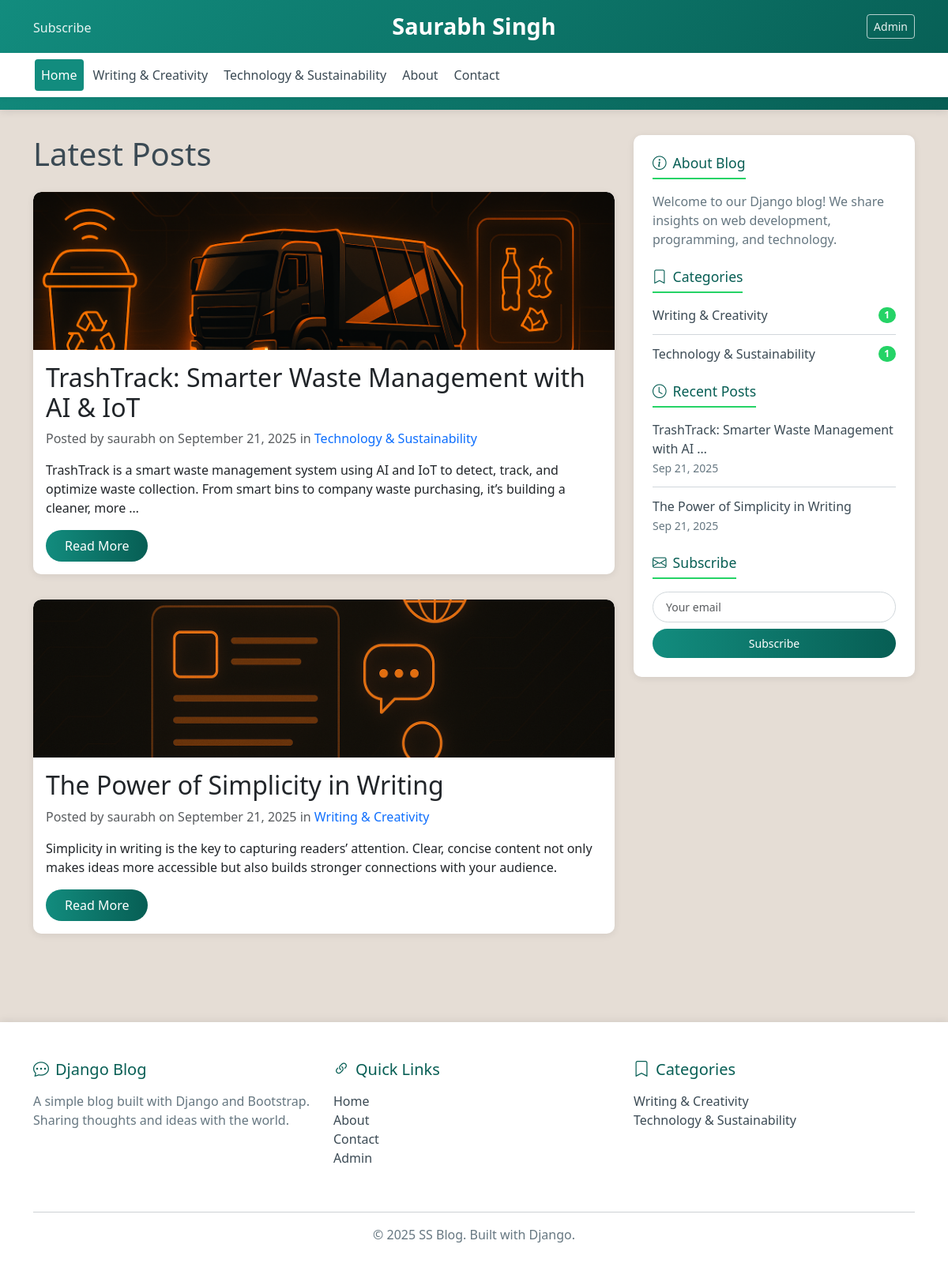
The page / on the database its author committed.
### blog/models.py (models this page shows, shortened)
class Category(models.Model):
    name = models.CharField(max_length=100)
    slug = models.SlugField(unique=True)

class Post(models.Model):
    STATUS_CHOICES = (
        ('draft', 'Draft'),
        ('published', 'Published'),
    )
    title = models.CharField(max_length=200)
    slug = models.SlugField(unique_for_date='publish_date')
    author = models.ForeignKey(User, on_delete=models.CASCADE)
    content = models.TextField()
    excerpt = models.TextField(max_length=300, blank=True)
    category = models.ForeignKey(Category, on_delete=models.SET_NULL, null=True)
    publish_date = models.DateTimeField(default=timezone.now)
    created_date = models.DateTimeField(auto_now_add=True)
    updated_date = models.DateTimeField(auto_now=True)
    status = models.CharField(max_length=10, choices=STATUS_CHOICES, default='draft')
    featured_image = models.ImageField(upload_to='blog/images/', blank=True, null=True)
    class Meta:
        ordering = ['-publish_date']
    def get_absolute_url(self):
        return reverse('blog:post_detail', args=[self.publish_date.year,
                                                self.publish_date.month,
                                                self.publish_date.day,
                                                self.slug])

### blog/views.py (the view)
# urls.py: path('', views.post_list, name='post_list'),
def post_list(request):
    posts = Post.objects.filter(status='published')
    paginator = Paginator(posts, 5)
    page_number = request.GET.get('page')
    page_obj = paginator.get_page(page_number)
    context = {
        'page_obj': page_obj,
        **get_common_context(),
    }
    return render(request, 'blog/post_list.html', context)

### blog/views.py (called while the page is built)
def get_common_context():
    return {
        'categories': Category.objects.all(),
        'recent_posts': Post.objects.filter(status='published')[:5],
    }

### templates/blog/post_list.html (shortened to what this page needs)
{% extends 'blog/base.html' %}
{% block content %}
    <h1 class="mb-4">Latest Posts</h1>
    {% for post in page_obj %}
        <article class="card post-card">
            {% if post.featured_image %}
                <img src="{{ post.featured_image.url }}" class="card-img-top" alt="{{ post.title }}">
            {% endif %}
            <div class="card-body">
                <h2 class="card-title">
                    <a href="{{ post.get_absolute_url }}" class="text-decoration-none text-dark">
                        {{ post.title }}
                    </a>
                </h2>
                <p class="text-muted">
                    Posted by {{ post.author }} on {{ post.publish_date|date:"F j, Y" }}
                    {% if post.category %}
                        in <a href="{% url 'blog:category_posts' post.category.slug %}" class="text-decoration-none">
                            {{ post.category.name }}
                        </a>
                    {% endif %}
                </p>
                <p class="card-text">{{ post.excerpt|default:post.content|truncatewords:30 }}</p>
                <a href="{{ post.get_absolute_url }}" class="btn btn-primary">Read More</a>
            </div>
        </article>
    {% empty %}
        <p>No posts available.</p>
    {% endfor %}
{% endblock %}

### templates/blog/base.html (shortened to what this page needs)
<!DOCTYPE html>
<html lang="en">
<head>
    <link href="https://cdn.jsdelivr.net/npm/bootstrap@5.3.0/dist/css/bootstrap.min.css" rel="stylesheet">
    <link rel="stylesheet" href="https://cdn.jsdelivr.net/npm/bootstrap-icons@1.10.0/font/bootstrap-icons.css">
</head>
<body>
    <div class="app-container">
        {% include "blog/includes/header.html" %}
        <div class="main-content">
            <div class="container">
                <div class="row">
                    <main class="col-lg-8">
                        {% block content %}{% endblock %}
                    </main>
                    <aside class="col-lg-4">
                        {% include "blog/includes/sidebar.html" %}
                    </aside>
                </div>
            </div>
        </div>
        {% include "blog/includes/footer.html" %}
    </div>
</body>
</html>

### templates/blog/includes/header.html (shortened to what this page needs)
<header class="blog-header py-3">
            <div class="container">
                <div class="row flex-nowrap justify-content-between align-items-center">
                    <div class="col-4 pt-1">
                        <a class="text-decoration-none" href="{% url 'blog:post_list' %}">Subscribe</a>
                    </div>
                    <div class="col-4 text-center">
                        <a class="blog-header-logo text-decoration-none" href="{% url 'blog:post_list' %}">
                            <h1>Saurabh Singh</h1>
                        </a>
                    </div>
                    <div class="col-4 d-flex justify-content-end align-items-center">
                        <a target="_blank" class="btn btn-sm btn-outline-secondary" href="/admin/">Admin</a>
                    </div>
                </div>
            </div>
            <nav class="navbar navbar-expand-lg navbar-light bg-light mt-3">
                <div class="container">
                    <div class="collapse navbar-collapse" id="navbarNav">
                        <ul class="navbar-nav me-auto">
                            <li class="nav-item">
                                <a class="nav-link {% if request.resolver_match.url_name == 'post_list' %}active{% endif %}"
                                   href="{% url 'blog:post_list' %}">Home</a>
                            </li>
                            {% for category in categories %}
                            <li class="nav-item">
                                <a class="nav-link {% if request.resolver_match.url_name == 'category_posts' and category.slug in request.path %}active{% endif %}"
                                   href="{% url 'blog:category_posts' category.slug %}">
                                    {{ category.name }}
                                </a>
                            </li>
                            {% endfor %}
                            <li class="nav-item">
                                <a class="nav-link" href="#">About</a>
                            </li>
                            <li class="nav-item">
                                <a class="nav-link" href="#">Contact</a>
                            </li>
                        </ul>
                    </div>
                </div>
            </nav>
        </header>

### templates/blog/includes/sidebar.html (shortened to what this page needs)
<div class="sidebar">
                            <div class="mb-4">
                                <h4><i class="bi bi-info-circle me-2"></i>About Blog</h4>
                                <p class="text-muted">Welcome to our Django blog! We share insights on web development, programming, and technology.</p>
                            </div>
                            <div class="mb-4">
                                <h4><i class="bi bi-bookmark me-2"></i>Categories</h4>
                                <ul class="list-unstyled">
                                    {% for category in categories %}
                                    <li>
                                        <a href="{% url 'blog:category_posts' category.slug %}" class="text-decoration-none d-flex justify-content-between align-items-center">
                                            <span>{{ category.name }}</span>
                                            <span class="badge rounded-pill" style="background-color: var(--whatsapp-light); color: white;">{{ category.post_set.count }}</span>
                                        </a>
                                    </li>
                                    {% empty %}
                                    <li class="text-muted">No categories yet.</li>
                                    {% endfor %}
                                </ul>
                            </div>
                            <div class="mb-4">
                                <h4><i class="bi bi-clock me-2"></i>Recent Posts</h4>
                                <ul class="list-unstyled">
                                    {% for post in recent_posts %}
                                    <li>
                                        <a href="{{ post.get_absolute_url }}" class="text-decoration-none">
                                            {{ post.title|truncatewords:6 }}
                                        </a>
                                        <br>
                                        <small class="text-muted">{{ post.publish_date|date:"M j, Y" }}</small>
                                    </li>
                                    {% empty %}
                                    <li class="text-muted">No recent posts.</li>
                                    {% endfor %}
                                </ul>
                            </div>
                            <div>
                                <h4><i class="bi bi-envelope me-2"></i>Subscribe</h4>
                                <form method="post" action="#">
                                    <div class="mb-2">
                                        <input type="email" class="form-control form-control-sm" placeholder="Your email" required>
                                    </div>
                                    <button type="submit" class="btn btn-primary btn-sm w-100">Subscribe</button>
                                </form>
                            </div>
                        </div>

### templates/blog/includes/footer.html
        <footer class="blog-footer mt-5 py-5">
            <div class="container">
                <div class="row">
                    <div class="col-md-4 mb-4">
                        <h5><i class="bi bi-chat-dots me-2"></i>Django Blog</h5>
                        <p class="text-muted">A simple blog built with Django and Bootstrap. Sharing thoughts and ideas with the world.</p>
                    </div>
                    <div class="col-md-4 mb-4">
                        <h5><i class="bi bi-link-45deg me-2"></i>Quick Links</h5>
                        <ul class="list-unstyled">
                            <li><a href="{% url 'blog:post_list' %}" class="text-decoration-none">Home</a></li>
                            <li><a href="#" class="text-decoration-none">About</a></li>
                            <li><a href="#" class="text-decoration-none">Contact</a></li>
                            <li><a href="/admin/" class="text-decoration-none">Admin</a></li>
                        </ul>
                    </div>
                    <div class="col-md-4 mb-4">
                        <h5><i class="bi bi-bookmark me-2"></i>Categories</h5>
                        <ul class="list-unstyled">
                            {% for category in categories|slice:":5" %}
                            <li>
                                <a href="{% url 'blog:category_posts' category.slug %}" class="text-decoration-none">
                                    {{ category.name }}
                                </a>
                            </li>
                            {% empty %}
                            <li class="text-muted">No categories yet</li>
                            {% endfor %}
                        </ul>
                    </div>
                </div>
                <hr>
                <p class="text-center text-muted mb-0">
                    © {% now "Y" %} SS Blog. Built with Django.
                </p>
            </div>
        </footer>

### templates/blog/base.html (style rules this page uses)
:root { --whatsapp-primary: #128C7E; --whatsapp-secondary: #075E54; --whatsapp-light: #25D366; --whatsapp-bg: #e5ddd5; --whatsapp-text: #3b4a54; --whatsapp-meta: #667781; --whatsapp-border: #d1d7db; }
body { background-color: var(--whatsapp-bg); font-family: 'Segoe UI', system-ui, -apple-system, sans-serif; color: var(--whatsapp-text); min-height: 100vh; display: flex; flex-direction: column; }
.app-container { flex: 1; display: flex; flex-direction: column; }
.blog-header { background: linear-gradient(135deg, var(--whatsapp-primary) 0%, var(--whatsapp-secondary) 100%); padding: 1rem 0; color: white; box-shadow: 0 2px 10px rgba(0, 0, 0, 0.1); }
.blog-header a { color: rgba(255, 255, 255, 0.9); transition: color 0.3s; }
.blog-header-logo h1 { color: white; font-weight: 600; margin: 0; font-size: 1.8rem; }
.blog-header .btn-outline-secondary { border-color: rgba(255, 255, 255, 0.7); color: rgba(255, 255, 255, 0.9); }
.navbar-light.bg-light { background-color: white !important; box-shadow: 0 2px 5px rgba(0, 0, 0, 0.05); }
.nav-link { color: var(--whatsapp-text) !important; font-weight: 500; transition: all 0.3s; border-radius: 4px; margin: 0 2px; }
.nav-link.active, .nav-link:hover { color: white !important; background-color: var(--whatsapp-primary); }
.main-content { flex: 1; padding: 2rem 0; }
.post-card { margin-bottom: 2rem; border: none; border-radius: 10px; box-shadow: 0 2px 10px rgba(0, 0, 0, 0.08); transition: transform 0.3s, box-shadow 0.3s; background-color: white; overflow: hidden; }
.post-card .card-img-top { border-top-left-radius: 10px; border-top-right-radius: 10px; height: 200px; object-fit: cover; }
.btn-primary { background: linear-gradient(to right, var(--whatsapp-primary), var(--whatsapp-secondary)); border: none; border-radius: 20px; padding: 0.5rem 1.5rem; transition: all 0.3s; }
.sidebar { background: white; padding: 1.5rem; border-radius: 10px; box-shadow: 0 2px 10px rgba(0, 0, 0, 0.08); margin-bottom: 2rem; }
.sidebar h4 { color: var(--whatsapp-secondary); font-size: 1.1rem; margin-bottom: 1rem; padding-bottom: 0.5rem; border-bottom: 2px solid var(--whatsapp-light); display: inline-block; }
.sidebar .list-unstyled li { margin-bottom: 0.75rem; padding-bottom: 0.75rem; border-bottom: 1px solid var(--whatsapp-border); }
.sidebar .list-unstyled li:last-child { border-bottom: none; margin-bottom: 0; padding-bottom: 0; }
.sidebar a { color: var(--whatsapp-text); text-decoration: none; transition: color 0.3s; }
.sidebar .text-muted { color: var(--whatsapp-meta) !important; }
.sidebar .form-control { border-radius: 20px; border: 1px solid var(--whatsapp-border); padding: 0.5rem 1rem; }
.sidebar .btn-sm { border-radius: 20px; }
.blog-footer { background: white; padding: 2rem 0; box-shadow: 0 -2px 10px rgba(0, 0, 0, 0.08); margin-top: auto; }
.blog-footer h5 { color: var(--whatsapp-secondary); margin-bottom: 1rem; }
.blog-footer a { color: var(--whatsapp-text); text-decoration: none; transition: color 0.3s; }
.blog-footer .text-muted { color: var(--whatsapp-meta) !important; }

### rows shown on the page
Category: name "Writing & Creativity", post_set.count "1"
Category: name "Technology & Sustainability", post_set.count "1"
Post: featured_image (picture), title "TrashTrack: Smarter Waste Management with AI & IoT", author "saurabh", publish_date "September 21, 2025", category.name "Technology & Sustainability", excerpt "TrashTrack is a smart waste management system using AI and IoT to detect, track, and optimize waste collection. From smart bins to company waste purchasing, it’s building a cleaner, more …", title "TrashTrack: Smarter Waste Management with AI …", publish_date "Sep 21, 2025"
Post: featured_image (picture), title "The Power of Simplicity in Writing", author "saurabh", publish_date "September 21, 2025", category.name "Writing & Creativity", excerpt "Simplicity in writing is the key to capturing readers’ attention. Clear, concise content not only makes ideas more accessible but also builds stronger connections with your audience.", publish_date "Sep 21, 2025"
